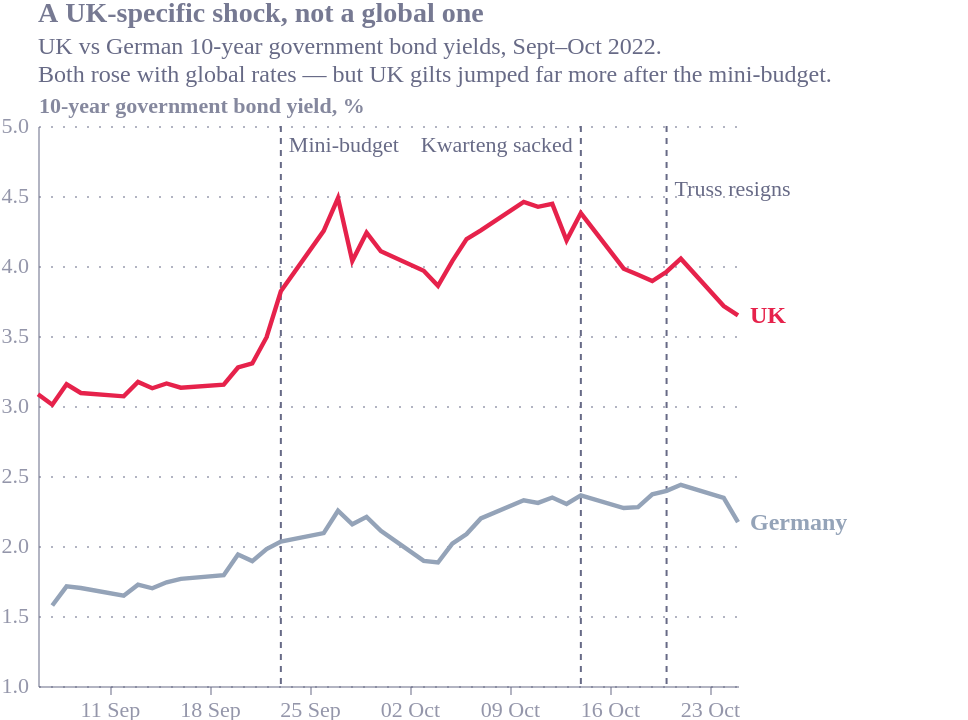

Here is the Vega-Lite specification saved for this chart:
### Vega-Lite specification from a JSON file in a GitHub repository (floating-point values rounded to 4 significant figures)
{"config": {"font": "Circular Std", "text": {"color": "#676A86", "align": "left", "baseline": "middle", "dx": 7, "dy": 0, "fontSize": 11}, "view": {"stroke": null, "continuousWidth": 400, "continuousHeight": 300, "discreteWidth": 400, "discreteHeight": 300}, "range": {"category": ["#36B7B4", "#E6224B", "#F4C245", "#0063AF", "#00A767", "#179FDB", "#EB5C2E"], "diverging": ["#E6224B", "#E54753", "#C9C9C9", "#179FDB", "#122B39"], "heatmap": ["#C9C9C9", "#179FDB", "#0063AF", "#122B39"], "ordinal": ["#00A767", "#36B7B4", "#179FDB", "#0063AF", "#243B5A"]}, "bar": {"color": "#179fdb"}, "line": {"color": "#e6224b"}, "rule": {"color": "#676A86"}, "area": {"opacity": 0.3}, "point": {"filled": true, "size": 80, "color": "#e6224b", "opacity": 0.95}, "geoshape": {"stroke": "white", "strokeWidth": 0.3}, "rect": {"fill": "#d6d4d4", "opacity": 0.3}, "axis": {"labelColor": "#676A86", "labelFontSize": 11, "labelFont": "Circular Std", "labelOpacity": 0.7, "tickColor": "#676A86", "tickOpacity": 0.5, "domainColor": "#676A86", "domainOpacity": 0.5, "gridColor": "#676A86", "gridDash": [2, 2], "gridOpacity": 0.5, "title": null, "titleColor": "#676A86", "titleOpacity": 0.8, "tickSize": 4}, "axisXDiscrete": {"grid": false, "labelAngle": 0, "tickCount": 10, "tickOpacity": 0.5, "title": null}, "axisYDiscrete": {"ticks": false, "labelPadding": 5}, "axisXTemporal": {"grid": false, "ticks": true}, "axisXQuantitative": {"grid": true}, "axisYQuantitative": {"gridColor": "#676A86", "gridDash": [1, 5], "gridOpacity": 0.5, "ticks": false, "labelPadding": 5, "tickCount": 8, "titleAngle": 0, "titleAlign": "left", "titleBaseline": "bottom", "titleX": 0, "titleY": -5}, "title": {"color": "#676A86E6", "subtitleColor": "#676A86", "font": "Circular Std", "subtitleFont": "Circular Std", "anchor": "start", "fontSize": 14, "subtitleFontSize": 12, "subtitlePadding": 4, "offset": 0, "frame": "group"}, "legend": {"titleColor": "#122b39", "title": null, "labelColor": "#122b39", "labelFontSize": 11}}, "layer": [{"data": {"name": "data-c094a2950ba6d246b458d24f90e53adb"}, "mark": {"type": "rule", "color": "#676A86", "strokeDash": [3, 3], "strokeWidth": 1}, "encoding": {"x": {"field": "date", "type": "temporal"}}}, {"data": {"name": "data-5f192f7cf162ef7627868ffb1c398e4e"}, "mark": {"type": "line", "strokeWidth": 2.2}, "encoding": {"color": {"field": "country", "legend": null, "scale": {"domain": ["UK", "Germany"], "range": ["#E6224B", "#94a3b8"]}, "type": "nominal"}, "detail": {"field": "country", "type": "nominal"}, "x": {"axis": {"format": "%d %b", "tickCount": 7}, "field": "date", "title": null, "type": "temporal"}, "y": {"field": "yield", "scale": {"zero": false}, "title": "10-year government bond yield, %", "type": "quantitative"}}}, {"data": {"name": "data-5f192f7cf162ef7627868ffb1c398e4e"}, "mark": {"type": "text", "align": "left", "dx": 6, "fontSize": 12, "fontWeight": "bold"}, "encoding": {"color": {"field": "country", "legend": null, "scale": {"domain": ["UK", "Germany"], "range": ["#E6224B", "#94a3b8"]}, "type": "nominal"}, "text": {"field": "country", "type": "nominal"}, "x": {"aggregate": "max", "field": "date", "type": "temporal"}, "y": {"aggregate": {"argmax": "date"}, "field": "yield", "type": "quantitative"}}}, {"layer": [{"data": {"name": "data-7ab6011458b2d8bc3f042de98afb4a68"}, "mark": {"type": "text", "align": "left", "color": "#676A86", "dx": 4, "dy": 10, "fontSize": 11}, "encoding": {"text": {"field": "label", "type": "nominal"}, "x": {"field": "date", "type": "temporal"}, "y": {"value": 0}}}, {"data": {"name": "data-86f7e15a8ac79af964d8a002476e7cd3"}, "mark": {"type": "text", "align": "right", "color": "#676A86", "dx": -4, "dy": 10, "fontSize": 11}, "encoding": {"text": {"field": "label", "type": "nominal"}, "x": {"field": "date", "type": "temporal"}, "y": {"value": 0}}}, {"data": {"name": "data-d3f3fd57239908af429b95a2ea1605d2"}, "mark": {"type": "text", "align": "left", "color": "#676A86", "dx": 4, "dy": 10, "fontSize": 11}, "encoding": {"text": {"field": "label", "type": "nominal"}, "x": {"field": "date", "type": "temporal"}, "y": {"value": 22}}}]}], "height": 280, "padding": {"right": 60}, "title": {"text": "A UK-specific shock, not a global one", "subtitle": ["UK vs German 10-year government bond yields, Sept–Oct 2022.", "Both rose with global rates — but UK gilts jumped far more after the mini-budget."]}, "width": 350, "$schema": "https://vega.github.io/schema/vega-lite/v6.4.1.json", "datasets": {"data-c094a2950ba6d246b458d24f90e53adb": [{"date": "2022-09-23T00:00:00", "label": "Mini-budget"}, {"date": "2022-10-14T00:00:00", "label": "Kwarteng sacked"}, {"date": "2022-10-20T00:00:00", "label": "Truss resigns"}], "data-5f192f7cf162ef7627868ffb1c398e4e": [{"date": "2022-09-06T00:00:00", "yield": 3.084, "country": "UK"}, {"date": "2022-09-07T00:00:00", "yield": 3.009, "country": "UK"}, {"date": "2022-09-08T00:00:00", "yield": 3.155, "country": "UK"}, {"date": "2022-09-09T00:00:00", "yield": 3.093, "country": "UK"}, {"date": "2022-09-12T00:00:00", "yield": 3.069, "country": "UK"}, {"date": "2022-09-13T00:00:00", "yield": 3.172, "country": "UK"}, {"date": "2022-09-14T00:00:00", "yield": 3.127, "country": "UK"}, {"date": "2022-09-15T00:00:00", "yield": 3.161, "country": "UK"}, {"date": "2022-09-16T00:00:00", "yield": 3.131, "country": "UK"}, {"date": "2022-09-19T00:00:00", "yield": 3.152, "country": "UK"}, {"date": "2022-09-20T00:00:00", "yield": 3.275, "country": "UK"}, {"date": "2022-09-21T00:00:00", "yield": 3.304, "country": "UK"}, {"date": "2022-09-22T00:00:00", "yield": 3.491, "country": "UK"}, {"date": "2022-09-23T00:00:00", "yield": 3.819, "country": "UK"}, {"date": "2022-09-26T00:00:00", "yield": 4.251, "country": "UK"}, {"date": "2022-09-27T00:00:00", "yield": 4.485, "country": "UK"}, {"date": "2022-09-28T00:00:00", "yield": 4.036, "country": "UK"}, {"date": "2022-09-29T00:00:00", "yield": 4.238, "country": "UK"}, {"date": "2022-09-30T00:00:00", "yield": 4.105, "country": "UK"}, {"date": "2022-10-03T00:00:00", "yield": 3.966, "country": "UK"}, {"date": "2022-10-04T00:00:00", "yield": 3.859, "country": "UK"}, {"date": "2022-10-05T00:00:00", "yield": 4.035, "country": "UK"}, {"date": "2022-10-06T00:00:00", "yield": 4.192, "country": "UK"}, {"date": "2022-10-07T00:00:00", "yield": 4.254, "country": "UK"}, {"date": "2022-10-10T00:00:00", "yield": 4.458, "country": "UK"}, {"date": "2022-10-11T00:00:00", "yield": 4.423, "country": "UK"}, {"date": "2022-10-12T00:00:00", "yield": 4.444, "country": "UK"}, {"date": "2022-10-13T00:00:00", "yield": 4.183, "country": "UK"}, {"date": "2022-10-14T00:00:00", "yield": 4.378, "country": "UK"}, {"date": "2022-10-17T00:00:00", "yield": 3.981, "country": "UK"}, {"date": "2022-10-18T00:00:00", "yield": 3.938, "country": "UK"}, {"date": "2022-10-19T00:00:00", "yield": 3.893, "country": "UK"}, {"date": "2022-10-20T00:00:00", "yield": 3.959, "country": "UK"}, {"date": "2022-10-21T00:00:00", "yield": 4.052, "country": "UK"}, {"date": "2022-10-24T00:00:00", "yield": 3.714, "country": "UK"}, {"date": "2022-10-25T00:00:00", "yield": 3.647, "country": "UK"}, {"date": "2022-09-07T00:00:00", "yield": 1.575, "country": "Germany"}, {"date": "2022-09-08T00:00:00", "yield": 1.712, "country": "Germany"}, {"date": "2022-09-09T00:00:00", "yield": 1.7, "country": "Germany"}, {"date": "2022-09-12T00:00:00", "yield": 1.645, "country": "Germany"}, {"date": "2022-09-13T00:00:00", "yield": 1.724, "country": "Germany"}, {"date": "2022-09-14T00:00:00", "yield": 1.698, "country": "Germany"}, {"date": "2022-09-15T00:00:00", "yield": 1.741, "country": "Germany"}, {"date": "2022-09-16T00:00:00", "yield": 1.765, "country": "Germany"}, {"date": "2022-09-19T00:00:00", "yield": 1.791, "country": "Germany"}, {"date": "2022-09-20T00:00:00", "yield": 1.939, "country": "Germany"}, {"date": "2022-09-21T00:00:00", "yield": 1.892, "country": "Germany"}, {"date": "2022-09-22T00:00:00", "yield": 1.978, "country": "Germany"}, {"date": "2022-09-23T00:00:00", "yield": 2.031, "country": "Germany"}, {"date": "2022-09-26T00:00:00", "yield": 2.092, "country": "Germany"}, {"date": "2022-09-27T00:00:00", "yield": 2.252, "country": "Germany"}, {"date": "2022-09-28T00:00:00", "yield": 2.155, "country": "Germany"}, {"date": "2022-09-29T00:00:00", "yield": 2.208, "country": "Germany"}, {"date": "2022-09-30T00:00:00", "yield": 2.109, "country": "Germany"}, {"date": "2022-10-03T00:00:00", "yield": 1.894, "country": "Germany"}, {"date": "2022-10-04T00:00:00", "yield": 1.882, "country": "Germany"}, {"date": "2022-10-05T00:00:00", "yield": 2.017, "country": "Germany"}, {"date": "2022-10-06T00:00:00", "yield": 2.086, "country": "Germany"}, {"date": "2022-10-07T00:00:00", "yield": 2.197, "country": "Germany"}, {"date": "2022-10-10T00:00:00", "yield": 2.327, "country": "Germany"}, {"date": "2022-10-11T00:00:00", "yield": 2.308, "country": "Germany"}, {"date": "2022-10-12T00:00:00", "yield": 2.346, "country": "Germany"}, {"date": "2022-10-13T00:00:00", "yield": 2.3, "country": "Germany"}, {"date": "2022-10-14T00:00:00", "yield": 2.361, "country": "Germany"}, {"date": "2022-10-17T00:00:00", "yield": 2.271, "country": "Germany"}, {"date": "2022-10-18T00:00:00", "yield": 2.278, "country": "Germany"}, {"date": "2022-10-19T00:00:00", "yield": 2.369, "country": "Germany"}, {"date": "2022-10-20T00:00:00", "yield": 2.394, "country": "Germany"}, {"date": "2022-10-21T00:00:00", "yield": 2.437, "country": "Germany"}, {"date": "2022-10-24T00:00:00", "yield": 2.344, "country": "Germany"}, {"date": "2022-10-25T00:00:00", "yield": 2.17, "country": "Germany"}], "data-7ab6011458b2d8bc3f042de98afb4a68": [{"date": "2022-09-23T00:00:00", "label": "Mini-budget"}], "data-86f7e15a8ac79af964d8a002476e7cd3": [{"date": "2022-10-14T00:00:00", "label": "Kwarteng sacked"}], "data-d3f3fd57239908af429b95a2ea1605d2": [{"date": "2022-10-20T00:00:00", "label": "Truss resigns"}]}}
